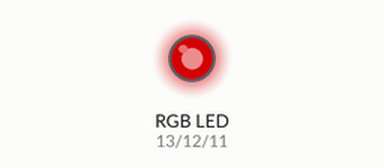
The sketch below on a simulated Arduino Uno, built with avr-gcc and run on an emulated ATmega328P. On the bench: an RGB LED mixed from three pins (HIGH = lit). Dim RGB values are drawn brighter than linear.

Above: at 2.0 s.
At 37.7 s:
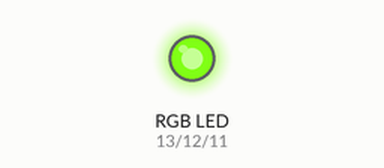
Timing chart, 0 to 40.0 s (numbered marks = the images above):
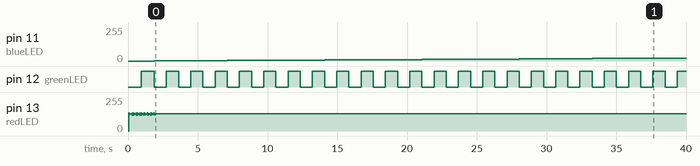

Measured:
- by itself, pin 11 (blueLED): moves from 0/255 to 22/255 over 36.6 s
- by itself, pin 12 (greenLED): alternates HIGH for 0.87 s and LOW for 0.87 s

The sketch:

RGB_combinations.ino
```cpp
int blueLED = 11;
int greenLED = 12;
int redLED = 13;

void setup() {
  pinMode(blueLED, OUTPUT);
  pinMode(greenLED, OUTPUT);
  pinMode(redLED, OUTPUT);
}

void loop() {
  for (int b=0; b < 256; b++) {
    for (int g=0; g < 256; g++) {
      for (int r=0; r < 256; r++) {
        analogWrite(blueLED, b);
        analogWrite(greenLED, g);
        analogWrite(redLED, r);
      }
    }
  }
}
```
